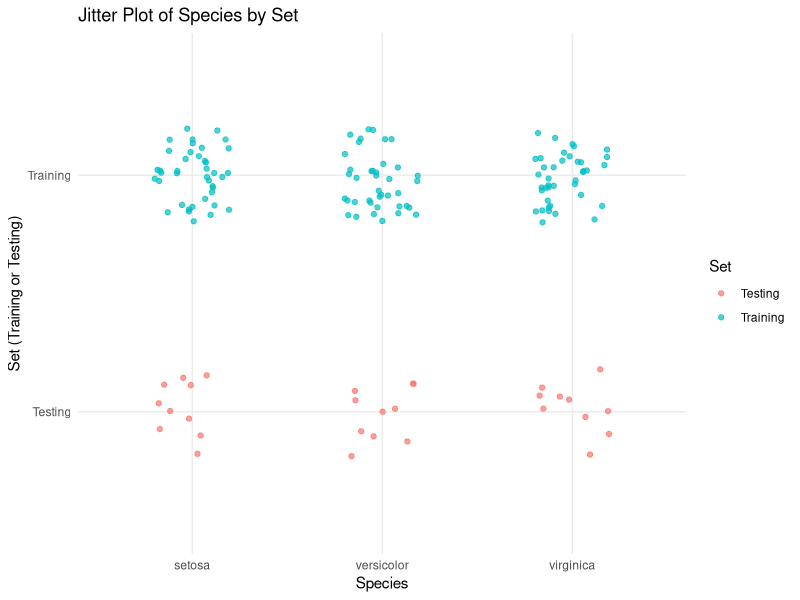

The R script that drew this image: (Note: this script raises an error after producing the figure.)
# Importing libraries
library(caret) # Package for machine learning algorithms

# Importing the Iris data set
irs<-datasets::iris
irs<-data.frame(irs)

# missing values
# sum(is.na(iris))

# apply column transformation
cl_irs_col <- function(df) {
   new_names <- names(df)
   new_names <- gsub("\\.", "", new_names)
   
   names(df) <- new_names
   return(df)
}

irs<-cl_irs_col(irs)

# To achieve reproducible model; set the random seed number
set.seed(250)

# Performs stratified random split of the data set
TrainingIndex<-createDataPartition(iris$Species,p=0.8,list = F)
TrainingSet<-irs[TrainingIndex,] # Training Set
TestingSet<-irs[-TrainingIndex,] # Test Set

# Compare scatter plot of the 80 and 20 data subsets

# Column to indicate the subset
TrainingSet$Set <- "Training"
TestingSet$Set <- "Testing"

# Combine both
combined_sets <- rbind(TrainingSet, TestingSet)

# Jitter plot using species
ggplot(combined_sets, aes(x = Species, y = Set, color = Set)) + geom_jitter(width = 0.2, height = 0.2, alpha = 0.7) + labs(title = "Jitter Plot of Species by Set", x = "Species", y = "Set (Training or Testing)") + theme_minimal()






#####################################
# SVM model (polynomial kernel)

# Build Training Model
Model<-train(Species ~ ., data = TrainingSet,
             method = "svmPoly",
             na.action = na.omit,
             preProcess = c("scale", "center"),
             trControl = trainControl(method = "none"),
             tuneGrid = data.frame(degree=1,scale=1,C=1)
)

# Build CV model
Model.cv<-train(Species ~ ., data = TrainingSet,
                method = "svmPoly",
                na.action = na.omit,
                preProcess=c("scale", "center"),
                trControl = trainControl(method = "cv", number=10),
                tuneGrid = data.frame(degree=1,scale=1,C=1)
)


# Apply model for prediction
Model.training<-predict(Model, TrainingSet) # Apply model to make prediction on Training set
Model.testing<-predict(Model, TestingSet) # Apply model to make prediction on Testing set
Model.cv<-predict(Model.cv, TrainingSet) # Perform cross-validation

# Model performance(Displays confusion matrix and statistics)
Model.training.confusion<-confusionMatrix(Model.training ,TrainingSet$Species)
Model.testing.confusion<-confusionMatrix(Model.testing ,TestingSet$Species)
Model.cv.confusion<-confusionMatrix(Model.cv ,TrainingSet$Species)

print(Model.training.confusion)
print(Model.testing.confusion)
print(Model.cv.confusion)

# Calculate additional metrics: Accuracy, Precision, Recall, F1 Score
calculate_metrics<-function(conf_matrix) {
   accuracy<-round(conf_matrix$overall["Accuracy"],2)
   precision<-round(mean(conf_matrix$byClass[, "Precision"]),2)
   recall<-round(mean(conf_matrix$byClass[, "Recall"]),2)
   f1_score<-2 * (precision * recall) / (precision + recall)

   metrics<-data.frame(
      Metric = c("Accuracy", "Precision", "Recall", "F1 Score"),
      Value = c(accuracy, precision, recall, f1_score)
   )
   return(metrics)
}

# Training metrics
training_metrics<-calculate_metrics(Model.training.confusion)
print("Training Metrics:")
print(training_metrics)


 # Visualize the confusion matrix
visualize__confusion_matrix<-function(conf_matrix, title) {
   cm<-as.data.frame(conf_matrix$table)
   colnames(cm)<-c("Actual", "Prediction", "Freq")
   
   ggplot(cm, aes(x = Prediction, y = Actual)) +
      geom_tile(aes(fill = Freq), color = "white") +
      scale_fill_gradient(low = "white", high = "blue") +
      geom_text(aes(label = Freq), vjust = 1) +
      ggtitle(title) +
      theme_minimal()
}

# Plot confusion matrix
plot_training_cm<-visualize__confusion_matrix(Model.training.confusion,
                                              "Training Set Confusion Matrix")
plot_testing_cm<-visualize__confusion_matrix(Model.testing.confusion,
                                             "Testing Set Confusion Matrix")

print(plot_training_cm)
print(plot_testing_cm)


# Feature importance
Importance<-varImp(Model)
plot(Importance)
plot(Importance,col="red")